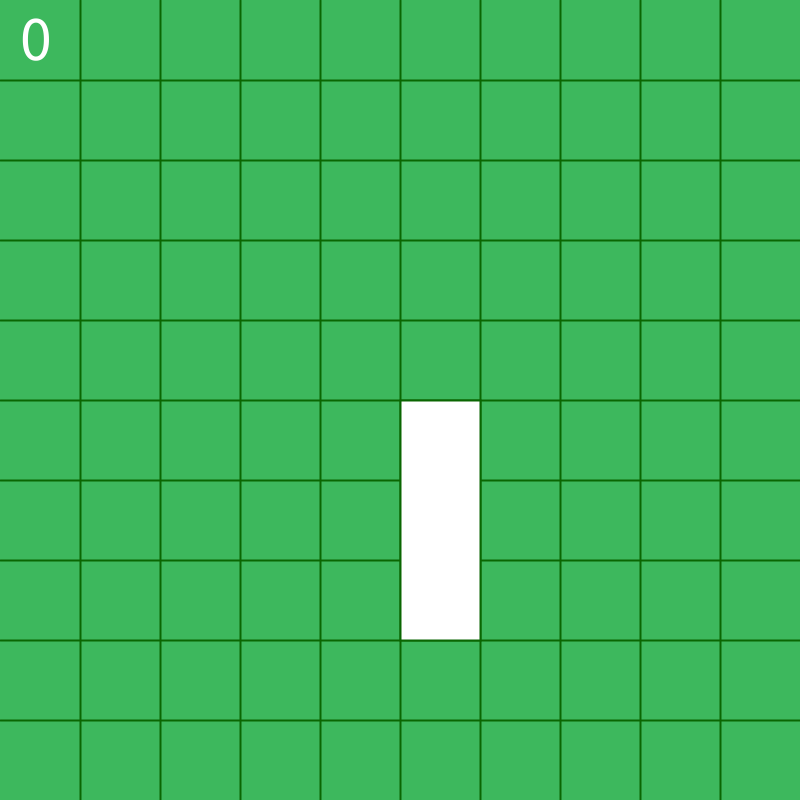
Frame 1 (no input)
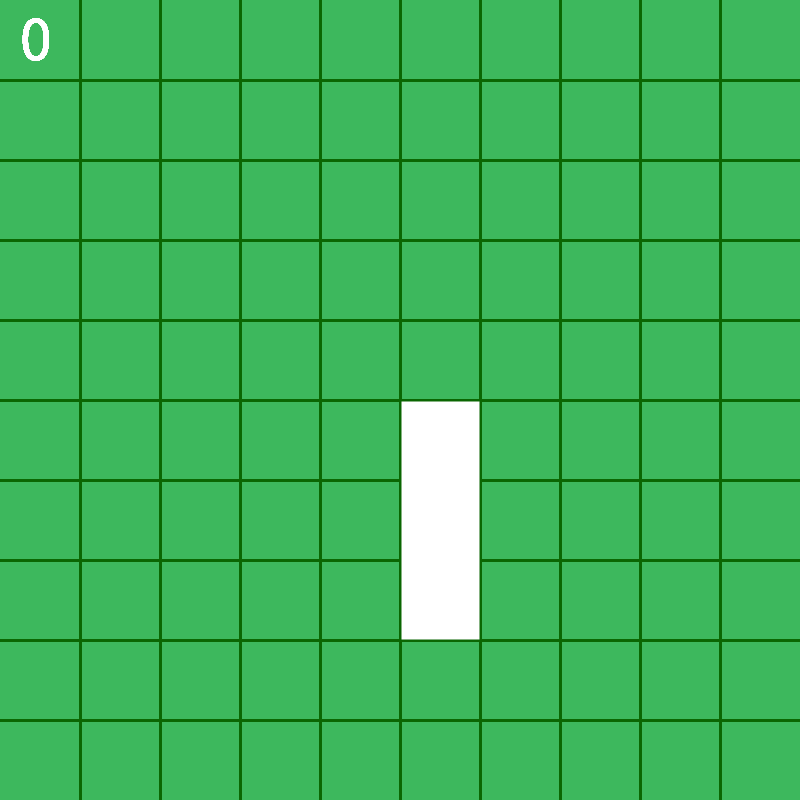
Frame 60 (the mouse pressed at the canvas centre just before this capture)
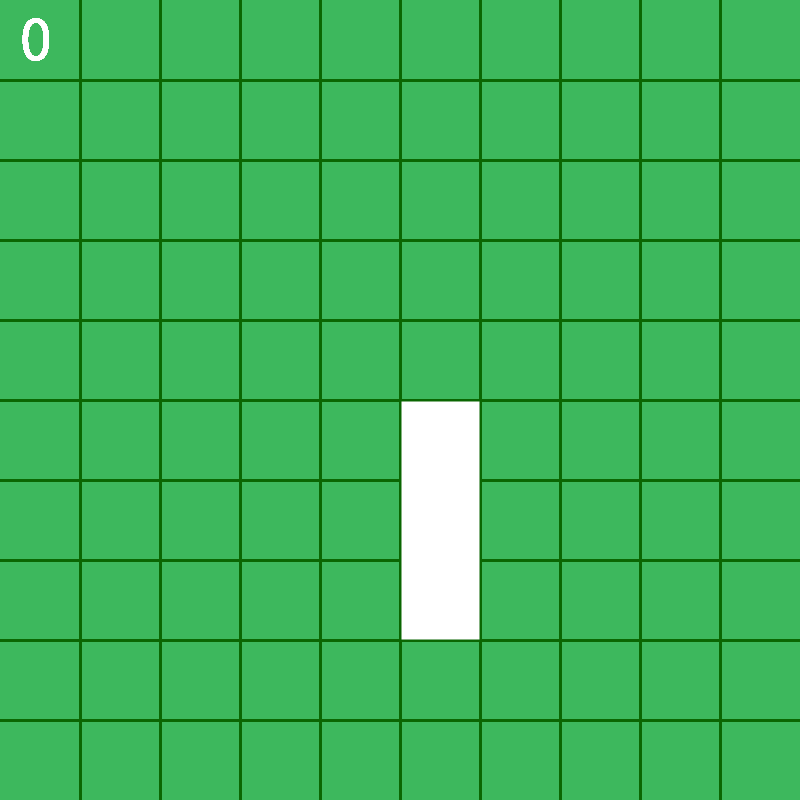
Frame 120 (the mouse held since frame 60 and released just before this capture)

The Processing sketch that drew these frames (run headless with seeded random() and noise(); from frame 60 on, the mouse is pressed at the canvas centre):

// Processing sketch: Sneckers
// ── Sneckers.pde
int score = 0;
int x;
int y;

Sneckers1 snake;


void setup(){
  size(800, 800);
  background(#3db85d);
  snake = new Sneckers1(400,400);
}

void draw(){
  stroke(#0a6602);
  strokeWeight(2);
  
  x = 80;
  while (x < width){
    line(x,0,x,height);
    x = x + 80;
   }
   y = 80;
   while (y < height){
     line(0,y,width,y);
     y = y + 80;
  }
  textSize(64);
  text(score, 20, 60);
  
  snake.display();
}

class Sneckers1{
  int x,y;
  int length = 240;    //Standard length of 3 blocks
  Sneckers1(int x1, int y1){
    x=x1;
    y=y1;
  }
  void display(){
    rect(x,y,80,length);
  }
  void move(){
    
  }
}
